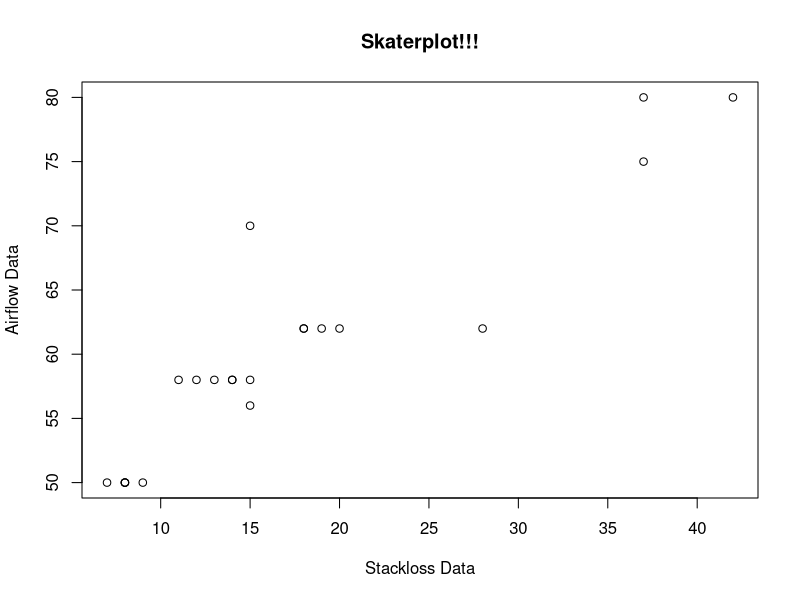

R code for this plot:
## ---- chunk 1
summary(stackloss)
## ---- chunk 2
str(stackloss)
## ---- chunk 3
plot(stackloss$stack.loss, stackloss$Air.Flow,xlab="Stackloss Data", ylab="Airflow Data", main="Skaterplot!!!")
